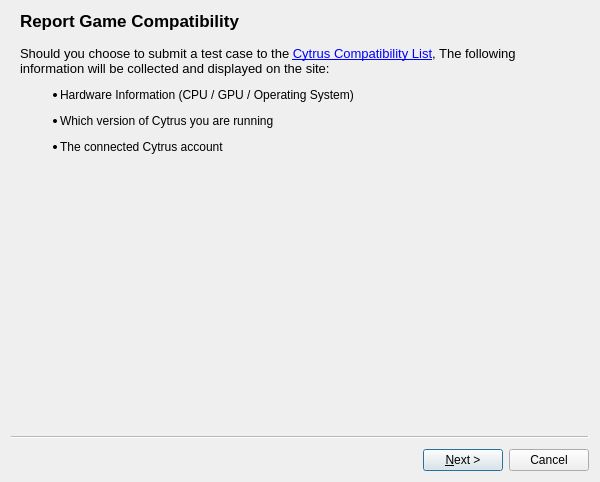
<?xml version="1.0" encoding="UTF-8"?>
<ui version="4.0">
 <class>CompatDB</class>
 <widget class="QWizard" name="CompatDB">
  <property name="geometry">
   <rect>
    <x>0</x>
    <y>0</y>
    <width>600</width>
    <height>482</height>
   </rect>
  </property>
  <property name="minimumSize">
   <size>
    <width>500</width>
    <height>410</height>
   </size>
  </property>
  <property name="windowTitle">
   <string>Report Compatibility</string>
  </property>
  <property name="options">
   <set>QWizard::DisabledBackButtonOnLastPage|QWizard::HelpButtonOnRight|QWizard::NoBackButtonOnStartPage</set>
  </property>
  <widget class="QWizardPage" name="wizard_Info">
   <property name="title">
    <string>Report Game Compatibility</string>
   </property>
   <attribute name="pageId">
    <string notr="true">0</string>
   </attribute>
   <layout class="QVBoxLayout" name="verticalLayout">
    <item>
     <widget class="QLabel" name="lbl_Spiel">
      <property name="text">
       <string>&lt;html&gt;&lt;head/&gt;&lt;body&gt;&lt;p&gt;&lt;span style=&quot; font-size:10pt;&quot;&gt;Should you choose to submit a test case to the &lt;/span&gt;&lt;a href=&quot;https://cytrus-emu.org/game/&quot;&gt;&lt;span style=&quot; font-size:10pt; text-decoration: underline; color:#0000ff;&quot;&gt;Cytrus Compatibility List&lt;/span&gt;&lt;/a&gt;&lt;span style=&quot; font-size:10pt;&quot;&gt;, The following information will be collected and displayed on the site:&lt;/span&gt;&lt;/p&gt;&lt;ul style=&quot;margin-top: 0px; margin-bottom: 0px; margin-left: 0px; margin-right: 0px; -qt-list-indent: 1;&quot;&gt;&lt;li style=&quot; margin-top:12px; margin-bottom:12px; margin-left:0px; margin-right:0px; -qt-block-indent:0; text-indent:0px;&quot;&gt;Hardware Information (CPU / GPU / Operating System)&lt;/li&gt;&lt;li style=&quot; margin-top:12px; margin-bottom:12px; margin-left:0px; margin-right:0px; -qt-block-indent:0; text-indent:0px;&quot;&gt;Which version of Cytrus you are running&lt;/li&gt;&lt;li style=&quot; margin-top:12px; margin-bottom:12px; margin-left:0px; margin-right:0px; -qt-block-indent:0; text-indent:0px;&quot;&gt;The connected Cytrus account&lt;/li&gt;&lt;/ul&gt;&lt;/body&gt;&lt;/html&gt;</string>
      </property>
      <property name="wordWrap">
       <bool>true</bool>
      </property>
      <property name="openExternalLinks">
       <bool>true</bool>
      </property>
     </widget>
    </item>
    <item>
     <spacer name="verticalSpacer_2">
      <property name="orientation">
       <enum>Qt::Vertical</enum>
      </property>
      <property name="sizeHint" stdset="0">
       <size>
        <width>20</width>
        <height>0</height>
       </size>
      </property>
     </spacer>
    </item>
   </layout>
  </widget>
  <widget class="QWizardPage" name="wizard_Report">
   <property name="title">
    <string>Report Game Compatibility</string>
   </property>
   <attribute name="pageId">
    <string notr="true">1</string>
   </attribute>
   <layout class="QFormLayout" name="formLayout">
    <item row="2" column="0">
     <widget class="QRadioButton" name="radioButton_Perfect">
      <property name="text">
       <string>Perfect</string>
      </property>
     </widget>
    </item>
    <item row="2" column="1">
     <widget class="QLabel" name="lbl_Perfect">
      <property name="text">
       <string>&lt;html&gt;&lt;head/&gt;&lt;body&gt;&lt;p&gt;Game functions flawlessly with no audio or graphical glitches.&lt;/p&gt;&lt;/body&gt;&lt;/html&gt;</string>
      </property>
      <property name="wordWrap">
       <bool>true</bool>
      </property>
     </widget>
    </item>
    <item row="4" column="0">
     <widget class="QRadioButton" name="radioButton_Great">
      <property name="text">
       <string>Great</string>
      </property>
     </widget>
    </item>
    <item row="4" column="1">
     <widget class="QLabel" name="lbl_Great">
      <property name="text">
       <string>&lt;html&gt;&lt;head/&gt;&lt;body&gt;&lt;p&gt;Game functions with minor graphical or audio glitches and is playable from start to finish. May require some workarounds.&lt;/p&gt;&lt;/body&gt;&lt;/html&gt;</string>
      </property>
      <property name="wordWrap">
       <bool>true</bool>
      </property>
     </widget>
    </item>
    <item row="5" column="0">
     <widget class="QRadioButton" name="radioButton_Okay">
      <property name="text">
       <string>Okay</string>
      </property>
     </widget>
    </item>
    <item row="5" column="1">
     <widget class="QLabel" name="lbl_Okay">
      <property name="text">
       <string>&lt;html&gt;&lt;head/&gt;&lt;body&gt;&lt;p&gt;Game functions with major graphical or audio glitches, but game is playable from start to finish with workarounds.&lt;/p&gt;&lt;/body&gt;&lt;/html&gt;</string>
      </property>
      <property name="wordWrap">
       <bool>true</bool>
      </property>
     </widget>
    </item>
    <item row="6" column="0">
     <widget class="QRadioButton" name="radioButton_Bad">
      <property name="text">
       <string>Bad</string>
      </property>
     </widget>
    </item>
    <item row="6" column="1">
     <widget class="QLabel" name="lbl_Bad">
      <property name="text">
       <string>&lt;html&gt;&lt;head/&gt;&lt;body&gt;&lt;p&gt;Game functions, but with major graphical or audio glitches. Unable to progress in specific areas due to glitches even with workarounds.&lt;/p&gt;&lt;/body&gt;&lt;/html&gt;</string>
      </property>
      <property name="wordWrap">
       <bool>true</bool>
      </property>
     </widget>
    </item>
    <item row="7" column="0">
     <widget class="QRadioButton" name="radioButton_IntroMenu">
      <property name="text">
       <string>Intro/Menu</string>
      </property>
     </widget>
    </item>
    <item row="7" column="1">
     <widget class="QLabel" name="lbl_IntroMenu">
      <property name="text">
       <string>&lt;html&gt;&lt;head/&gt;&lt;body&gt;&lt;p&gt;Game is completely unplayable due to major graphical or audio glitches. Unable to progress past the Start Screen.&lt;/p&gt;&lt;/body&gt;&lt;/html&gt;</string>
      </property>
      <property name="wordWrap">
       <bool>true</bool>
      </property>
     </widget>
    </item>
    <item row="8" column="0">
     <widget class="QRadioButton" name="radioButton_WontBoot">
      <property name="text">
       <string>Won't Boot</string>
      </property>
      <property name="checkable">
       <bool>true</bool>
      </property>
      <property name="checked">
       <bool>false</bool>
      </property>
     </widget>
    </item>
    <item row="8" column="1">
     <widget class="QLabel" name="lbl_WontBoot">
      <property name="text">
       <string>&lt;html&gt;&lt;head/&gt;&lt;body&gt;&lt;p&gt;The game crashes when attempting to startup.&lt;/p&gt;&lt;/body&gt;&lt;/html&gt;</string>
      </property>
     </widget>
    </item>
    <item row="0" column="0" colspan="2">
     <widget class="QLabel" name="lbl_Independent">
      <property name="font">
       <font>
        <pointsize>10</pointsize>
       </font>
      </property>
      <property name="text">
       <string>&lt;html&gt;&lt;head/&gt;&lt;body&gt;&lt;p&gt;Independent of speed or performance, how well does this game play from start to finish on this version of Cytrus?&lt;/p&gt;&lt;/body&gt;&lt;/html&gt;</string>
      </property>
      <property name="wordWrap">
       <bool>true</bool>
      </property>
     </widget>
    </item>
    <item row="1" column="0" colspan="2">
     <spacer name="verticalSpacer">
      <property name="orientation">
       <enum>Qt::Vertical</enum>
      </property>
      <property name="sizeHint" stdset="0">
       <size>
        <width>20</width>
        <height>0</height>
       </size>
      </property>
     </spacer>
    </item>
   </layout>
  </widget>
  <widget class="QWizardPage" name="wizard_ThankYou">
   <property name="title">
    <string>Thank you for your submission!</string>
   </property>
   <attribute name="pageId">
    <string notr="true">2</string>
   </attribute>
  </widget>
 </widget>
 <resources/>
 <connections/>
</ui>
